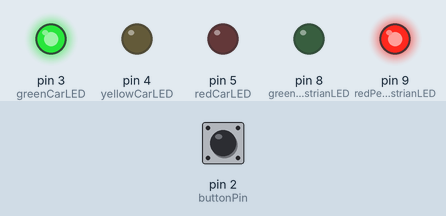
Simulated run of this sketch. Board: Arduino Uno, built with avr-gcc and run on an emulated ATmega328P. Shown: output pins drawn as LEDs (lit = HIGH). Inputs (shaded band) come from the test bench; at power-on: pin 2 (buttonPin) HIGH.

Above: at 1.2 s.
1.3 s: pin 2 (buttonPin) pulled LOW for 0.15 s
At 2.3 s:
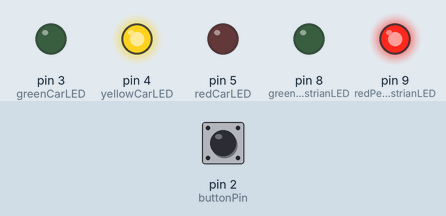
4.4 s: pin 2 (buttonPin) pulled LOW for 1 s
At 11.5 s:
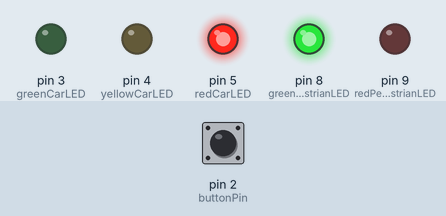
Timing chart, 0 to 13.0 s (numbered marks = the images above; inputs shaded):
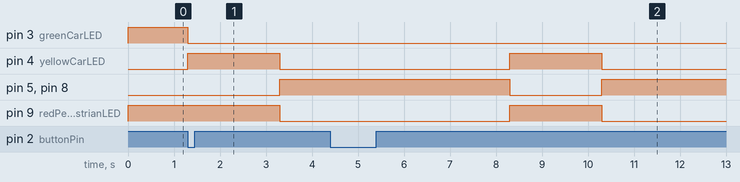

The sketch:

sketch.ino
```cpp
// Define LED pins
const int redCarLED = 5;
const int yellowCarLED = 4;
const int greenCarLED = 3;
const int redPedestrianLED = 9;
const int greenPedestrianLED = 8;
const int buttonPin = 2;

// Define timing variables
unsigned long previousMillis = 0;
unsigned long lastButtonPress = 0;
const long debounceDelay = 50;
const long carGreenTime = 5000;
const long carYellowTime = 2000;
const long pedestrianGreenTime = 5000;
const long carRedTime = 3000; // Fixed duration for CAR_RED before transitioning

// Track current state
enum TrafficState {CAR_GREEN, CAR_YELLOW, CAR_RED, PEDESTRIAN_GREEN};
TrafficState currentState = CAR_GREEN;

// Track pedestrian request
bool pedestrianRequest = false;

void setup() {
  pinMode(redCarLED, OUTPUT);
  pinMode(yellowCarLED, OUTPUT);
  pinMode(greenCarLED, OUTPUT);
  pinMode(redPedestrianLED, OUTPUT);
  pinMode(greenPedestrianLED, OUTPUT);
  pinMode(buttonPin, INPUT_PULLUP);

  // Initialize LEDs
  digitalWrite(redCarLED, LOW);
  digitalWrite(yellowCarLED, LOW);
  digitalWrite(greenCarLED, HIGH); // Cars start green
  digitalWrite(redPedestrianLED, HIGH); // Pedestrians start red
  digitalWrite(greenPedestrianLED, LOW);
}

void loop() {
  unsigned long currentMillis = millis();

  // Check button press with debounce
  if (digitalRead(buttonPin) == LOW && (currentMillis - lastButtonPress >= debounceDelay)) {
    lastButtonPress = currentMillis;
    pedestrianRequest = true;
  }

  switch (currentState) {
    case CAR_GREEN:
      if (currentMillis - previousMillis >= carGreenTime || pedestrianRequest) {
        previousMillis = currentMillis;
        currentState = CAR_YELLOW;
        digitalWrite(greenCarLED, LOW);
        digitalWrite(yellowCarLED, HIGH);
      }
      break;

    case CAR_YELLOW:
      if (currentMillis - previousMillis >= carYellowTime) {
        previousMillis = currentMillis;
        currentState = CAR_RED;
        digitalWrite(yellowCarLED, LOW);
        digitalWrite(redCarLED, HIGH);
      }
      break;

    case CAR_RED:
      if (pedestrianRequest) {
        // Transition to pedestrian green if request exists
        previousMillis = currentMillis;
        pedestrianRequest = false;
        currentState = PEDESTRIAN_GREEN;
        digitalWrite(greenPedestrianLED, HIGH);
        digitalWrite(redPedestrianLED, LOW);
      } else if (currentMillis - previousMillis >= carRedTime) {
        // No pedestrian request, transition back to car green
        previousMillis = currentMillis;
        currentState = CAR_GREEN;
        digitalWrite(redCarLED, LOW);
        digitalWrite(greenCarLED, HIGH);
      }
      break;

    case PEDESTRIAN_GREEN:
      if (currentMillis - previousMillis >= pedestrianGreenTime) {
        previousMillis = currentMillis;
        currentState = CAR_GREEN;
        digitalWrite(greenPedestrianLED, LOW);
        digitalWrite(redPedestrianLED, HIGH);
        digitalWrite(redCarLED, LOW);
        digitalWrite(greenCarLED, HIGH);
      }
      break;
  }
}
```

Measured:
- after the input at 1.3 s, pin 3 (greenCarLED): HIGH → LOW at once; pin 4 (yellowCarLED): LOW → HIGH at once, → LOW 2.0 s later; pin 5 (redCarLED), pin 8 (greenPedestrianLED): LOW → HIGH after 2.0 s; pin 9 (redPedestrianLED): HIGH → LOW after 2.0 s
- after the input at 4.4 s, pin 3 (greenCarLED): stays LOW (without the input it goes to HIGH after 3.9 s); pin 4 (yellowCarLED): LOW → HIGH after 3.9 s instead of 8.9 s
